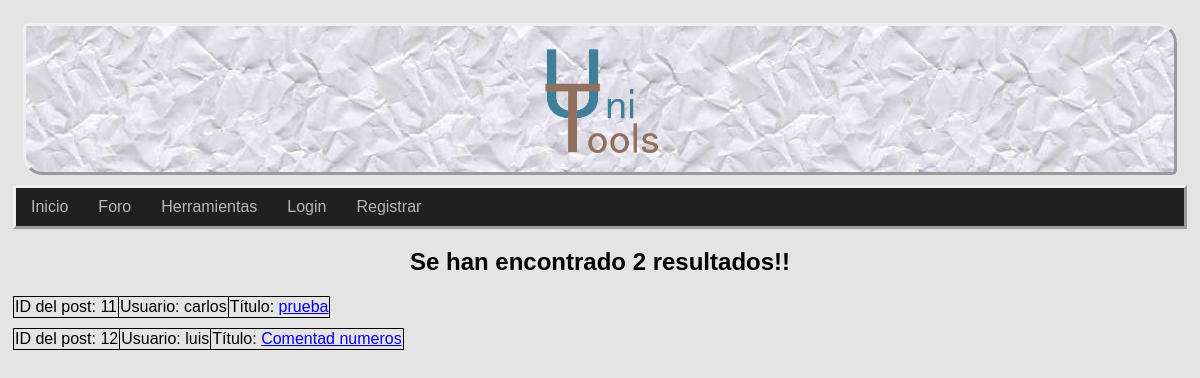
The page /search.php on the database as committed earlier.
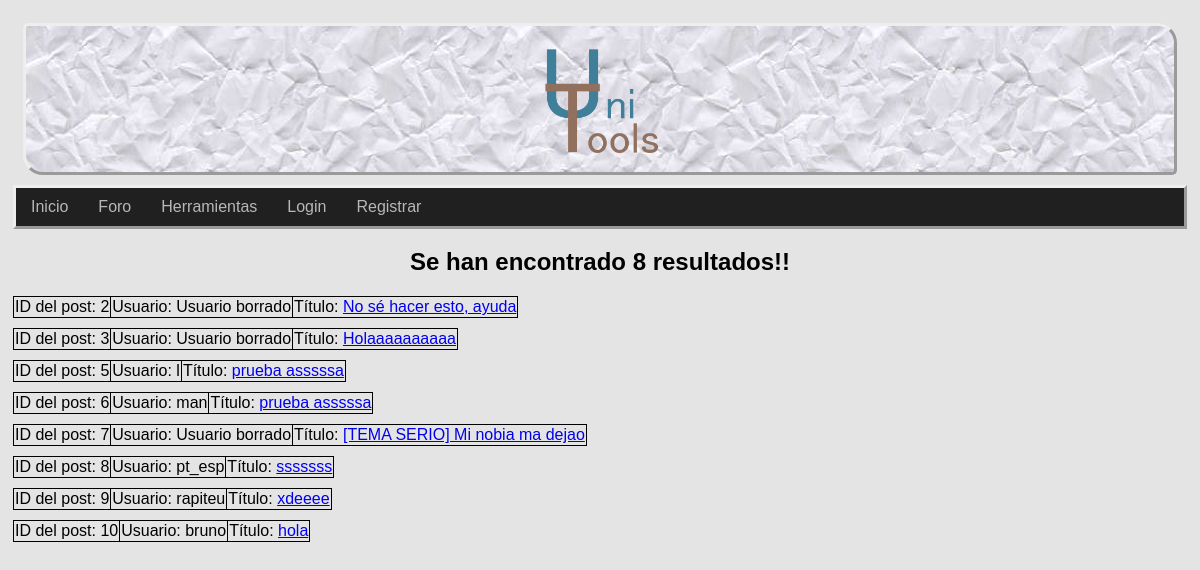
The same page on the database as committed later.
### tables this page shows
CREATE TABLE `posts` (
  `id_post` int(11) NOT NULL,
  `user` int(11) NOT NULL,
  `title` text NOT NULL,
  `content` text NOT NULL,
  `id_cat` int(11) NOT NULL
);

CREATE TABLE `user` (
  `id_user` int(11) NOT NULL,
  `email` varchar(50) NOT NULL,
  `password` varchar(255) NOT NULL,
  `username` varchar(30) NOT NULL,
  `premium` tinyint(1) NOT NULL
);

### dao/dao_post.php (called while the page is built, shortened)
<?php
include_once('DAO.php');
include_once('post_class.php');
class DAOpost extends DAO {
	public function search_certain_post($search){
		$sql = "SELECT * FROM posts WHERE id_post LIKE '%%$search%%' OR user LIKE '%%$search%%' OR title LIKE '%%$search%%' OR content LIKE '%%$search%%' OR id_cat LIKE '%%$search%%'";
		$query = $this->devolverConsulta($sql);
		$array = [];
		while($result = mysqli_fetch_assoc($query)){
            $post = new TOUpost( $result['id_post'],$result['user'],$result['title'],$result['content'],$result['id_cat']);
            array_push($array, $post);
		}
		return $array;
	}
}
?>

### dao/DAO.php (called while the page is built, shortened)
<?php
class DAO {
	public $conn;
	public function __construct() {
		if (!$this->conn){
			$this->conn = mysqli_connect("localhost", "root", "", "unitoolsdb");
		}
	}
	public function ejecutarConsulta($query){
		$result = mysqli_query($this->conn, $query) or die($this->conn->error);
        $array = mysqli_fetch_assoc($result);
		return $array;
	}
	public function devolverConsulta($query){
		$result = mysqli_query($this->conn, $query) or die($this->conn->error);
		return $result;
	}
}
?>

### dao/post_class.php (called while the page is built, shortened)
<?php
class TOUPost {
	private $id_Post;
	private $title;
	function __construct($id_post ='',$user='',$title='',$content='',$category=''){
        $this->id_Post = $id_post;
		$this->title = $title;
	}
	public function get_id(){
		return $this->id_Post;
	}
	public function get_title(){
		return $this->title;
	}
}
?>

### dao/dao_user.php (called while the page is built, shortened)
<?php
include_once('DAO.php');
include_once('user_class.php');
class DAOUsuario extends DAO {
	public function search_userId($userId){
		$sql = sprintf("SELECT * FROM user WHERE id_User = $userId");
		if (!$this->ejecutarConsulta($sql))
			return null;
		else
		{
			$result = $this->ejecutarConsulta($sql);
			$user = new TOUser($result['id_user'],$result['email'],$result['password'],$result['username'],$result['premium']);
			return $user;
		}
	}
}
?>

### dao/user_class.php (called while the page is built, shortened)
<?php
class TOUser {
	private $user_name;
	function __construct($userId='',$email='',$password='',$user_name='',$premium=''){
		$this->user_name = $user_name;
	}
	public function get_username(){
		return $this->user_name;
	}
}
?>

### search.php (the view, shortened to what this page needs)
<?php
if (!isset($_SESSION)) {
    include_once("dao/dao_post.php");
    include_once("dao/dao_user.php");
}
require("includes/common/cabecera.php");
require("includes/common/navegacion.php");
?>
<!DOCTYPE html>
<html>
<head>
    <link rel="stylesheet" type="text/css" href="css/hoja.css">
</head>
<body>
    <div id="contenedor">
        <div id="contenido">
            <?php
            $dao_post = new DAOpost();
            $dao_user = new DAOUsuario();
            $search = $_POST['buscar'];
            $res = $dao_post->search_certain_post($search);
            if (count($res) == '1') {
                echo "<h2>Se han encontrado " . count($res) . " resultado!!</h2>";
            } else {
                echo "<h2>Se han encontrado " . count($res) . " resultados!!</h2>";
            }
            while (!empty($res)) {
                $curr_post = array_shift($res);
                $post_id = $curr_post->get_id();
                $usuario = $dao_user->search_userId($post_id);
                $title = $curr_post->get_title();
                if ($usuario == null) {
                    $username = "Usuario borrado";
                } else {
                    $username = $usuario->get_username();
                }
                echo "<table class=\"posts\">";
                echo "<tbody>";
                echo "<tr>";
                echo "<td>ID del post: " . $post_id . "</td>";
                echo "<td>Usuario: " . $username . "</td>";
                echo "<td>Título: " . "<a href=\"post.php?id=" . $post_id . "\">" . $title . "</a></td>";
                echo "</tr>";
                echo "</tbody>";
                echo "</table>";
            }
            ?>
        </div>
    </div>
</body>

Rows that differ between the two databases and show on the page:
removed posts: id_post "11", user.username "carlos", title "prueba"
removed posts: id_post "12", user.username "luis", title "Comentad numeros"
added posts: id_post "2", username "Usuario borrado", title "No sé hacer esto, ayuda"
added posts: id_post "3", username "Usuario borrado", title "Holaaaaaaaaaa"
added posts: id_post "5", user.username "l", title "prueba asssssa"
added posts: id_post "6", user.username "man", title "prueba asssssa"
added posts: id_post "7", username "Usuario borrado", title "[TEMA SERIO] Mi nobia ma dejao"
added posts: id_post "8", user.username "pt_esp", title "sssssss"
added posts: id_post "9", user.username "rapiteu", title "xdeeee"
added posts: id_post "10", user.username "bruno", title "hola"
Other text that changed with them:
count($res): "2" → "8"
